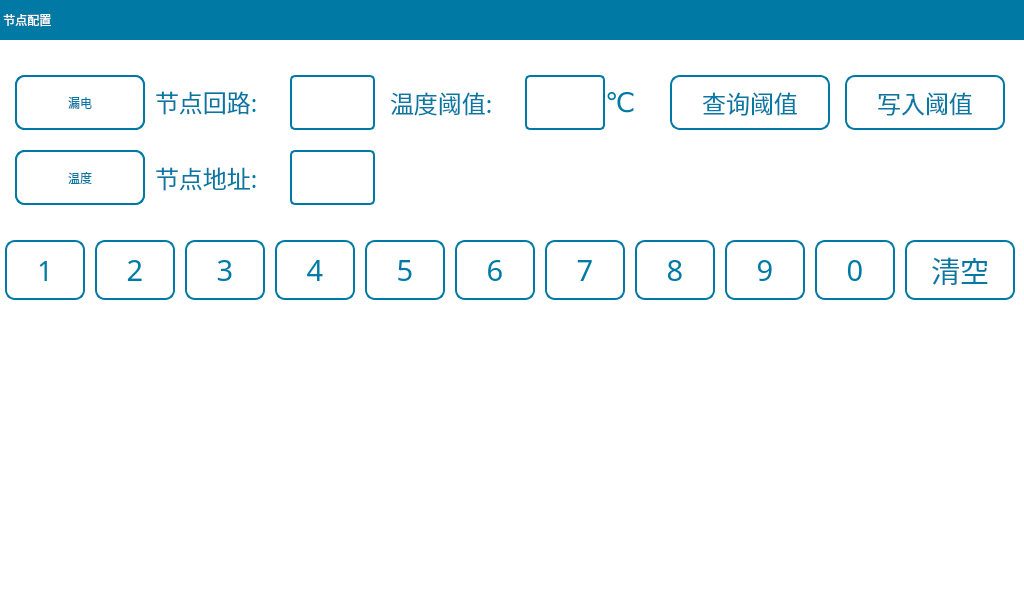
<?xml version="1.0" encoding="UTF-8"?>
<ui version="4.0">
 <class>ConfNode</class>
 <widget class="QWidget" name="ConfNode">
  <property name="geometry">
   <rect>
    <x>0</x>
    <y>0</y>
    <width>1024</width>
    <height>600</height>
   </rect>
  </property>
  <property name="focusPolicy">
   <enum>Qt::NoFocus</enum>
  </property>
  <property name="windowTitle">
   <string>Form</string>
  </property>
  <property name="styleSheet">
   <string notr="true">QWidget#ConfNode{
background-color: rgb(255, 255, 255);
}
QToolButton{
font: 18pt &quot;文泉驿等宽微米黑&quot;;
color:rgb(0, 122, 165);
border:2px solid rgb(0, 122, 165);
border-radius:10px;
background-color: rgb(255, 255, 255);
}
QToolButton:disabled{
font: 20pt &quot;文泉驿等宽微米黑&quot;;
color: rgb(180, 180, 180);
border-color: rgb(180, 180, 180);
}
QLabel{
font: 18pt &quot;文泉驿等宽微米黑&quot;;
color:rgb(0, 122, 165);
}
QLineEdit{
font: 20pt &quot;文泉驿等宽微米黑&quot;;
color:rgb(15, 41, 68);
border-radius:5px;
border:2px solid rgb(0, 122, 165);
background-color: rgb(255, 255, 255);
}
QRadioButton{
font: 18pt &quot;文泉驿等宽微米黑&quot;;
color:rgb(0, 122, 165);
background-color: rgb(255, 255, 255);
}
QRadioButton::indicator{
width:25px;
height:25px;
margin-left:0px;
}
QRadioButton::indicator::unchecked {
image: url(:/Image/disenable.png);
}
QRadioButton::indicator::checked {
image: url(:/Image/enable.png);
}
QGroupBox{
font: 20pt &quot;文泉驿等宽微米黑&quot;;
color: rgb(0, 122, 165);
border:2px solid rgb(0, 122, 165);
border-radius:8px;
margin-top:22px;
}
QGroupBox:title{
subcontrol-origin: margin;
left: 5px;
}</string>
  </property>
  <widget class="QLabel" name="lbCanID">
   <property name="geometry">
    <rect>
     <x>155</x>
     <y>150</y>
     <width>130</width>
     <height>55</height>
    </rect>
   </property>
   <property name="font">
    <font>
     <family>文泉驿等宽微米黑</family>
     <pointsize>18</pointsize>
     <weight>50</weight>
     <italic>false</italic>
     <bold>false</bold>
    </font>
   </property>
   <property name="text">
    <string>节点地址:</string>
   </property>
  </widget>
  <widget class="QLabel" name="label_19">
   <property name="geometry">
    <rect>
     <x>0</x>
     <y>0</y>
     <width>1024</width>
     <height>40</height>
    </rect>
   </property>
   <property name="styleSheet">
    <string notr="true">font: 20pt &quot;文泉驿等宽微米黑&quot;;
color: rgb(255, 255, 255);
background-color: rgb(0, 122, 165);</string>
   </property>
   <property name="text">
    <string> 节点配置</string>
   </property>
  </widget>
  <widget class="QLabel" name="lbLoop">
   <property name="geometry">
    <rect>
     <x>155</x>
     <y>75</y>
     <width>130</width>
     <height>55</height>
    </rect>
   </property>
   <property name="font">
    <font>
     <family>文泉驿等宽微米黑</family>
     <pointsize>18</pointsize>
     <weight>50</weight>
     <italic>false</italic>
     <bold>false</bold>
    </font>
   </property>
   <property name="focusPolicy">
    <enum>Qt::StrongFocus</enum>
   </property>
   <property name="text">
    <string>节点回路:</string>
   </property>
  </widget>
  <widget class="QToolButton" name="tBtnLeak">
   <property name="geometry">
    <rect>
     <x>15</x>
     <y>75</y>
     <width>130</width>
     <height>55</height>
    </rect>
   </property>
   <property name="focusPolicy">
    <enum>Qt::NoFocus</enum>
   </property>
   <property name="text">
    <string>漏电</string>
   </property>
   <property name="iconSize">
    <size>
     <width>20</width>
     <height>20</height>
    </size>
   </property>
   <property name="checked">
    <bool>false</bool>
   </property>
  </widget>
  <widget class="QToolButton" name="tBtnTemp">
   <property name="geometry">
    <rect>
     <x>15</x>
     <y>150</y>
     <width>130</width>
     <height>55</height>
    </rect>
   </property>
   <property name="focusPolicy">
    <enum>Qt::NoFocus</enum>
   </property>
   <property name="text">
    <string>温度</string>
   </property>
   <property name="iconSize">
    <size>
     <width>20</width>
     <height>20</height>
    </size>
   </property>
   <property name="checked">
    <bool>false</bool>
   </property>
  </widget>
  <widget class="QToolButton" name="tBtnRatio">
   <property name="enabled">
    <bool>true</bool>
   </property>
   <property name="geometry">
    <rect>
     <x>15</x>
     <y>75</y>
     <width>130</width>
     <height>55</height>
    </rect>
   </property>
   <property name="focusPolicy">
    <enum>Qt::NoFocus</enum>
   </property>
   <property name="text">
    <string>变比</string>
   </property>
   <property name="iconSize">
    <size>
     <width>20</width>
     <height>20</height>
    </size>
   </property>
   <property name="checked">
    <bool>false</bool>
   </property>
  </widget>
  <widget class="QToolButton" name="tBtnVol">
   <property name="enabled">
    <bool>true</bool>
   </property>
   <property name="geometry">
    <rect>
     <x>15</x>
     <y>150</y>
     <width>130</width>
     <height>55</height>
    </rect>
   </property>
   <property name="focusPolicy">
    <enum>Qt::NoFocus</enum>
   </property>
   <property name="text">
    <string>校准</string>
   </property>
   <property name="iconSize">
    <size>
     <width>20</width>
     <height>20</height>
    </size>
   </property>
   <property name="checked">
    <bool>false</bool>
   </property>
  </widget>
  <widget class="QStackedWidget" name="stackedWidget">
   <property name="geometry">
    <rect>
     <x>385</x>
     <y>50</y>
     <width>631</width>
     <height>170</height>
    </rect>
   </property>
   <property name="styleSheet">
    <string notr="true">background-color: rgb(255, 255, 255);</string>
   </property>
   <property name="currentIndex">
    <number>1</number>
   </property>
   <widget class="QWidget" name="pageLeak">
    <widget class="QToolButton" name="tBtnSendBase">
     <property name="geometry">
      <rect>
       <x>460</x>
       <y>100</y>
       <width>160</width>
       <height>55</height>
      </rect>
     </property>
     <property name="font">
      <font>
       <family>文泉驿等宽微米黑</family>
       <pointsize>18</pointsize>
       <weight>50</weight>
       <italic>false</italic>
       <bold>false</bold>
      </font>
     </property>
     <property name="focusPolicy">
      <enum>Qt::NoFocus</enum>
     </property>
     <property name="text">
      <string>写入固有</string>
     </property>
    </widget>
    <widget class="QLineEdit" name="lineEditSetLeak">
     <property name="geometry">
      <rect>
       <x>135</x>
       <y>25</y>
       <width>95</width>
       <height>55</height>
      </rect>
     </property>
     <property name="font">
      <font>
       <family>文泉驿等宽微米黑</family>
       <pointsize>20</pointsize>
       <weight>50</weight>
       <italic>false</italic>
       <bold>false</bold>
      </font>
     </property>
     <property name="focusPolicy">
      <enum>Qt::ClickFocus</enum>
     </property>
     <property name="contextMenuPolicy">
      <enum>Qt::NoContextMenu</enum>
     </property>
     <property name="text">
      <string/>
     </property>
     <property name="maxLength">
      <number>4</number>
     </property>
     <property name="alignment">
      <set>Qt::AlignRight|Qt::AlignTrailing|Qt::AlignVCenter</set>
     </property>
    </widget>
    <widget class="QToolButton" name="tBtnRecvLeak">
     <property name="geometry">
      <rect>
       <x>285</x>
       <y>25</y>
       <width>160</width>
       <height>55</height>
      </rect>
     </property>
     <property name="font">
      <font>
       <family>文泉驿等宽微米黑</family>
       <pointsize>18</pointsize>
       <weight>50</weight>
       <italic>false</italic>
       <bold>false</bold>
      </font>
     </property>
     <property name="focusPolicy">
      <enum>Qt::NoFocus</enum>
     </property>
     <property name="text">
      <string>查询阈值</string>
     </property>
    </widget>
    <widget class="QToolButton" name="tBtnSendLeak">
     <property name="geometry">
      <rect>
       <x>460</x>
       <y>25</y>
       <width>160</width>
       <height>55</height>
      </rect>
     </property>
     <property name="font">
      <font>
       <family>文泉驿等宽微米黑</family>
       <pointsize>18</pointsize>
       <weight>50</weight>
       <italic>false</italic>
       <bold>false</bold>
      </font>
     </property>
     <property name="focusPolicy">
      <enum>Qt::NoFocus</enum>
     </property>
     <property name="text">
      <string>写入阈值</string>
     </property>
    </widget>
    <widget class="QLabel" name="lbSetLeak">
     <property name="geometry">
      <rect>
       <x>-5</x>
       <y>25</y>
       <width>130</width>
       <height>55</height>
      </rect>
     </property>
     <property name="font">
      <font>
       <family>文泉驿等宽微米黑</family>
       <pointsize>18</pointsize>
       <weight>50</weight>
       <italic>false</italic>
       <bold>false</bold>
      </font>
     </property>
     <property name="text">
      <string>漏电阈值:</string>
     </property>
     <property name="alignment">
      <set>Qt::AlignCenter</set>
     </property>
    </widget>
    <widget class="QToolButton" name="tBtnRecvBase">
     <property name="geometry">
      <rect>
       <x>285</x>
       <y>100</y>
       <width>160</width>
       <height>55</height>
      </rect>
     </property>
     <property name="font">
      <font>
       <family>文泉驿等宽微米黑</family>
       <pointsize>18</pointsize>
       <weight>50</weight>
       <italic>false</italic>
       <bold>false</bold>
      </font>
     </property>
     <property name="focusPolicy">
      <enum>Qt::NoFocus</enum>
     </property>
     <property name="text">
      <string>查询固有</string>
     </property>
    </widget>
    <widget class="QLineEdit" name="lineEditSetBase">
     <property name="geometry">
      <rect>
       <x>135</x>
       <y>100</y>
       <width>95</width>
       <height>55</height>
      </rect>
     </property>
     <property name="font">
      <font>
       <family>文泉驿等宽微米黑</family>
       <pointsize>20</pointsize>
       <weight>50</weight>
       <italic>false</italic>
       <bold>false</bold>
      </font>
     </property>
     <property name="focusPolicy">
      <enum>Qt::ClickFocus</enum>
     </property>
     <property name="contextMenuPolicy">
      <enum>Qt::NoContextMenu</enum>
     </property>
     <property name="text">
      <string/>
     </property>
     <property name="maxLength">
      <number>4</number>
     </property>
     <property name="alignment">
      <set>Qt::AlignRight|Qt::AlignTrailing|Qt::AlignVCenter</set>
     </property>
    </widget>
    <widget class="QLabel" name="lbSetBase">
     <property name="geometry">
      <rect>
       <x>-5</x>
       <y>100</y>
       <width>130</width>
       <height>55</height>
      </rect>
     </property>
     <property name="font">
      <font>
       <family>文泉驿等宽微米黑</family>
       <pointsize>18</pointsize>
       <weight>50</weight>
       <italic>false</italic>
       <bold>false</bold>
      </font>
     </property>
     <property name="text">
      <string>漏电固有:</string>
     </property>
     <property name="alignment">
      <set>Qt::AlignCenter</set>
     </property>
    </widget>
    <widget class="QLabel" name="lbUnitBase">
     <property name="geometry">
      <rect>
       <x>230</x>
       <y>100</y>
       <width>50</width>
       <height>55</height>
      </rect>
     </property>
     <property name="font">
      <font>
       <family>文泉驿微米黑</family>
       <pointsize>18</pointsize>
       <weight>50</weight>
       <italic>false</italic>
       <bold>false</bold>
      </font>
     </property>
     <property name="styleSheet">
      <string notr="true">font: 18pt &quot;文泉驿微米黑&quot;;</string>
     </property>
     <property name="text">
      <string>mA</string>
     </property>
    </widget>
    <widget class="QLabel" name="lbUnitLeak">
     <property name="geometry">
      <rect>
       <x>230</x>
       <y>25</y>
       <width>50</width>
       <height>55</height>
      </rect>
     </property>
     <property name="font">
      <font>
       <family>文泉驿微米黑</family>
       <pointsize>18</pointsize>
       <weight>50</weight>
       <italic>false</italic>
       <bold>false</bold>
      </font>
     </property>
     <property name="styleSheet">
      <string notr="true">font: 18pt &quot;文泉驿微米黑&quot;;</string>
     </property>
     <property name="text">
      <string>mA</string>
     </property>
    </widget>
   </widget>
   <widget class="QWidget" name="pageTemp">
    <widget class="QToolButton" name="tBtnRecvTemp">
     <property name="geometry">
      <rect>
       <x>285</x>
       <y>25</y>
       <width>160</width>
       <height>55</height>
      </rect>
     </property>
     <property name="font">
      <font>
       <family>文泉驿等宽微米黑</family>
       <pointsize>18</pointsize>
       <weight>50</weight>
       <italic>false</italic>
       <bold>false</bold>
      </font>
     </property>
     <property name="focusPolicy">
      <enum>Qt::NoFocus</enum>
     </property>
     <property name="text">
      <string>查询阈值</string>
     </property>
    </widget>
    <widget class="QToolButton" name="tBtnSendTemp">
     <property name="geometry">
      <rect>
       <x>460</x>
       <y>25</y>
       <width>160</width>
       <height>55</height>
      </rect>
     </property>
     <property name="font">
      <font>
       <family>文泉驿等宽微米黑</family>
       <pointsize>18</pointsize>
       <weight>50</weight>
       <italic>false</italic>
       <bold>false</bold>
      </font>
     </property>
     <property name="focusPolicy">
      <enum>Qt::NoFocus</enum>
     </property>
     <property name="text">
      <string>写入阈值</string>
     </property>
    </widget>
    <widget class="QLineEdit" name="lineEditSetTemp">
     <property name="geometry">
      <rect>
       <x>140</x>
       <y>25</y>
       <width>80</width>
       <height>55</height>
      </rect>
     </property>
     <property name="font">
      <font>
       <family>文泉驿等宽微米黑</family>
       <pointsize>20</pointsize>
       <weight>50</weight>
       <italic>false</italic>
       <bold>false</bold>
      </font>
     </property>
     <property name="focusPolicy">
      <enum>Qt::ClickFocus</enum>
     </property>
     <property name="contextMenuPolicy">
      <enum>Qt::NoContextMenu</enum>
     </property>
     <property name="text">
      <string/>
     </property>
     <property name="maxLength">
      <number>3</number>
     </property>
     <property name="alignment">
      <set>Qt::AlignRight|Qt::AlignTrailing|Qt::AlignVCenter</set>
     </property>
    </widget>
    <widget class="QLabel" name="lbUnitTemp">
     <property name="geometry">
      <rect>
       <x>220</x>
       <y>25</y>
       <width>50</width>
       <height>55</height>
      </rect>
     </property>
     <property name="font">
      <font>
       <family>DejaVu Sans</family>
       <pointsize>20</pointsize>
       <weight>50</weight>
       <italic>false</italic>
       <bold>false</bold>
      </font>
     </property>
     <property name="styleSheet">
      <string notr="true">font: 20pt &quot;DejaVu Sans&quot;;</string>
     </property>
     <property name="text">
      <string>℃</string>
     </property>
    </widget>
    <widget class="QLabel" name="lbSetTemp">
     <property name="geometry">
      <rect>
       <x>5</x>
       <y>25</y>
       <width>130</width>
       <height>55</height>
      </rect>
     </property>
     <property name="font">
      <font>
       <family>文泉驿等宽微米黑</family>
       <pointsize>18</pointsize>
       <weight>50</weight>
       <italic>false</italic>
       <bold>false</bold>
      </font>
     </property>
     <property name="text">
      <string>温度阈值:</string>
     </property>
    </widget>
   </widget>
   <widget class="QWidget" name="pageRatio">
    <widget class="QLineEdit" name="lineEditSetRatio">
     <property name="geometry">
      <rect>
       <x>140</x>
       <y>25</y>
       <width>80</width>
       <height>55</height>
      </rect>
     </property>
     <property name="font">
      <font>
       <family>文泉驿等宽微米黑</family>
       <pointsize>20</pointsize>
       <weight>50</weight>
       <italic>false</italic>
       <bold>false</bold>
      </font>
     </property>
     <property name="focusPolicy">
      <enum>Qt::ClickFocus</enum>
     </property>
     <property name="contextMenuPolicy">
      <enum>Qt::NoContextMenu</enum>
     </property>
     <property name="text">
      <string/>
     </property>
     <property name="maxLength">
      <number>4</number>
     </property>
     <property name="alignment">
      <set>Qt::AlignRight|Qt::AlignTrailing|Qt::AlignVCenter</set>
     </property>
    </widget>
    <widget class="QToolButton" name="tBtnSendRatio">
     <property name="geometry">
      <rect>
       <x>445</x>
       <y>25</y>
       <width>160</width>
       <height>55</height>
      </rect>
     </property>
     <property name="font">
      <font>
       <family>文泉驿等宽微米黑</family>
       <pointsize>18</pointsize>
       <weight>50</weight>
       <italic>false</italic>
       <bold>false</bold>
      </font>
     </property>
     <property name="focusPolicy">
      <enum>Qt::NoFocus</enum>
     </property>
     <property name="text">
      <string>写入变比</string>
     </property>
    </widget>
    <widget class="QToolButton" name="tBtnRecvRatio">
     <property name="geometry">
      <rect>
       <x>270</x>
       <y>25</y>
       <width>160</width>
       <height>55</height>
      </rect>
     </property>
     <property name="font">
      <font>
       <family>文泉驿等宽微米黑</family>
       <pointsize>18</pointsize>
       <weight>50</weight>
       <italic>false</italic>
       <bold>false</bold>
      </font>
     </property>
     <property name="focusPolicy">
      <enum>Qt::NoFocus</enum>
     </property>
     <property name="text">
      <string>查询变比</string>
     </property>
    </widget>
    <widget class="QLabel" name="lbUnitRatio">
     <property name="geometry">
      <rect>
       <x>220</x>
       <y>25</y>
       <width>50</width>
       <height>55</height>
      </rect>
     </property>
     <property name="font">
      <font>
       <family>DejaVu Sans</family>
       <pointsize>18</pointsize>
       <weight>50</weight>
       <italic>false</italic>
       <bold>false</bold>
      </font>
     </property>
     <property name="styleSheet">
      <string notr="true">font: 18pt &quot;DejaVu Sans&quot;;</string>
     </property>
     <property name="text">
      <string>倍</string>
     </property>
    </widget>
    <widget class="QLabel" name="lbSetRatio">
     <property name="geometry">
      <rect>
       <x>5</x>
       <y>25</y>
       <width>130</width>
       <height>55</height>
      </rect>
     </property>
     <property name="font">
      <font>
       <family>文泉驿等宽微米黑</family>
       <pointsize>18</pointsize>
       <weight>50</weight>
       <italic>false</italic>
       <bold>false</bold>
      </font>
     </property>
     <property name="text">
      <string>电流变比:</string>
     </property>
    </widget>
   </widget>
   <widget class="QWidget" name="pageVol">
    <widget class="QToolButton" name="tBtnCalibr">
     <property name="geometry">
      <rect>
       <x>10</x>
       <y>25</y>
       <width>120</width>
       <height>130</height>
      </rect>
     </property>
     <property name="font">
      <font>
       <family>文泉驿等宽微米黑</family>
       <pointsize>18</pointsize>
       <weight>50</weight>
       <italic>false</italic>
       <bold>false</bold>
      </font>
     </property>
     <property name="focusPolicy">
      <enum>Qt::NoFocus</enum>
     </property>
     <property name="text">
      <string>基值
校准</string>
     </property>
    </widget>
   </widget>
  </widget>
  <widget class="QLineEdit" name="lineEditLoop">
   <property name="geometry">
    <rect>
     <x>290</x>
     <y>75</y>
     <width>85</width>
     <height>55</height>
    </rect>
   </property>
   <property name="font">
    <font>
     <family>文泉驿等宽微米黑</family>
     <pointsize>20</pointsize>
     <weight>50</weight>
     <italic>false</italic>
     <bold>false</bold>
    </font>
   </property>
   <property name="focusPolicy">
    <enum>Qt::ClickFocus</enum>
   </property>
   <property name="contextMenuPolicy">
    <enum>Qt::NoContextMenu</enum>
   </property>
   <property name="text">
    <string/>
   </property>
   <property name="maxLength">
    <number>2</number>
   </property>
   <property name="alignment">
    <set>Qt::AlignRight|Qt::AlignTrailing|Qt::AlignVCenter</set>
   </property>
  </widget>
  <widget class="QLineEdit" name="lineEditCanId">
   <property name="geometry">
    <rect>
     <x>290</x>
     <y>150</y>
     <width>85</width>
     <height>55</height>
    </rect>
   </property>
   <property name="font">
    <font>
     <family>文泉驿等宽微米黑</family>
     <pointsize>20</pointsize>
     <weight>50</weight>
     <italic>false</italic>
     <bold>false</bold>
    </font>
   </property>
   <property name="focusPolicy">
    <enum>Qt::ClickFocus</enum>
   </property>
   <property name="contextMenuPolicy">
    <enum>Qt::NoContextMenu</enum>
   </property>
   <property name="text">
    <string/>
   </property>
   <property name="maxLength">
    <number>3</number>
   </property>
   <property name="alignment">
    <set>Qt::AlignRight|Qt::AlignTrailing|Qt::AlignVCenter</set>
   </property>
  </widget>
  <widget class="QTabWidget" name="tabWidget">
   <property name="geometry">
    <rect>
     <x>100</x>
     <y>750</y>
     <width>681</width>
     <height>241</height>
    </rect>
   </property>
   <property name="currentIndex">
    <number>3</number>
   </property>
   <widget class="QWidget" name="tab">
    <attribute name="title">
     <string>漏电</string>
    </attribute>
   </widget>
   <widget class="QWidget" name="tab_2">
    <attribute name="title">
     <string>温度</string>
    </attribute>
   </widget>
   <widget class="QWidget" name="tab_3">
    <attribute name="title">
     <string>变比</string>
    </attribute>
   </widget>
   <widget class="QWidget" name="tab_4">
    <attribute name="title">
     <string>电压校准</string>
    </attribute>
   </widget>
  </widget>
  <widget class="QWidget" name="widget" native="true">
   <property name="geometry">
    <rect>
     <x>0</x>
     <y>225</y>
     <width>1024</width>
     <height>90</height>
    </rect>
   </property>
   <property name="styleSheet">
    <string notr="true">QToolButton{
font: 22pt &quot;文泉驿等宽微米黑&quot;;
color:rgb(0, 122, 165);
border:2px solid rgb(0, 122, 165);
border-radius:10px;
background-color: rgb(255, 255, 255);
}</string>
   </property>
   <widget class="QToolButton" name="tBtn_8">
    <property name="geometry">
     <rect>
      <x>635</x>
      <y>15</y>
      <width>80</width>
      <height>60</height>
     </rect>
    </property>
    <property name="sizePolicy">
     <sizepolicy hsizetype="Fixed" vsizetype="Fixed">
      <horstretch>0</horstretch>
      <verstretch>0</verstretch>
     </sizepolicy>
    </property>
    <property name="font">
     <font>
      <family>文泉驿等宽微米黑</family>
      <pointsize>22</pointsize>
      <weight>50</weight>
      <italic>false</italic>
      <bold>false</bold>
     </font>
    </property>
    <property name="focusPolicy">
     <enum>Qt::NoFocus</enum>
    </property>
    <property name="text">
     <string>8</string>
    </property>
    <property name="autoRepeat">
     <bool>true</bool>
    </property>
   </widget>
   <widget class="QToolButton" name="tBtn_del">
    <property name="geometry">
     <rect>
      <x>905</x>
      <y>15</y>
      <width>110</width>
      <height>60</height>
     </rect>
    </property>
    <property name="sizePolicy">
     <sizepolicy hsizetype="Fixed" vsizetype="Fixed">
      <horstretch>0</horstretch>
      <verstretch>0</verstretch>
     </sizepolicy>
    </property>
    <property name="minimumSize">
     <size>
      <width>0</width>
      <height>0</height>
     </size>
    </property>
    <property name="font">
     <font>
      <family>文泉驿等宽微米黑</family>
      <pointsize>22</pointsize>
      <weight>50</weight>
      <italic>false</italic>
      <bold>false</bold>
     </font>
    </property>
    <property name="focusPolicy">
     <enum>Qt::NoFocus</enum>
    </property>
    <property name="text">
     <string>清空</string>
    </property>
    <property name="autoRepeat">
     <bool>true</bool>
    </property>
   </widget>
   <widget class="QToolButton" name="tBtn_0">
    <property name="geometry">
     <rect>
      <x>815</x>
      <y>15</y>
      <width>80</width>
      <height>60</height>
     </rect>
    </property>
    <property name="sizePolicy">
     <sizepolicy hsizetype="Fixed" vsizetype="Fixed">
      <horstretch>0</horstretch>
      <verstretch>0</verstretch>
     </sizepolicy>
    </property>
    <property name="font">
     <font>
      <family>文泉驿等宽微米黑</family>
      <pointsize>22</pointsize>
      <weight>50</weight>
      <italic>false</italic>
      <bold>false</bold>
     </font>
    </property>
    <property name="focusPolicy">
     <enum>Qt::NoFocus</enum>
    </property>
    <property name="text">
     <string>0</string>
    </property>
    <property name="autoRepeat">
     <bool>true</bool>
    </property>
   </widget>
   <widget class="QToolButton" name="tBtn_7">
    <property name="geometry">
     <rect>
      <x>545</x>
      <y>15</y>
      <width>80</width>
      <height>60</height>
     </rect>
    </property>
    <property name="sizePolicy">
     <sizepolicy hsizetype="Fixed" vsizetype="Fixed">
      <horstretch>0</horstretch>
      <verstretch>0</verstretch>
     </sizepolicy>
    </property>
    <property name="font">
     <font>
      <family>文泉驿等宽微米黑</family>
      <pointsize>22</pointsize>
      <weight>50</weight>
      <italic>false</italic>
      <bold>false</bold>
     </font>
    </property>
    <property name="focusPolicy">
     <enum>Qt::NoFocus</enum>
    </property>
    <property name="text">
     <string>7</string>
    </property>
    <property name="autoRepeat">
     <bool>true</bool>
    </property>
   </widget>
   <widget class="QToolButton" name="tBtn_5">
    <property name="geometry">
     <rect>
      <x>365</x>
      <y>15</y>
      <width>80</width>
      <height>60</height>
     </rect>
    </property>
    <property name="sizePolicy">
     <sizepolicy hsizetype="Fixed" vsizetype="Fixed">
      <horstretch>0</horstretch>
      <verstretch>0</verstretch>
     </sizepolicy>
    </property>
    <property name="font">
     <font>
      <family>文泉驿等宽微米黑</family>
      <pointsize>22</pointsize>
      <weight>50</weight>
      <italic>false</italic>
      <bold>false</bold>
     </font>
    </property>
    <property name="focusPolicy">
     <enum>Qt::NoFocus</enum>
    </property>
    <property name="text">
     <string>5</string>
    </property>
    <property name="autoRepeat">
     <bool>true</bool>
    </property>
   </widget>
   <widget class="QToolButton" name="tBtn_4">
    <property name="geometry">
     <rect>
      <x>275</x>
      <y>15</y>
      <width>80</width>
      <height>60</height>
     </rect>
    </property>
    <property name="sizePolicy">
     <sizepolicy hsizetype="Fixed" vsizetype="Fixed">
      <horstretch>0</horstretch>
      <verstretch>0</verstretch>
     </sizepolicy>
    </property>
    <property name="font">
     <font>
      <family>文泉驿等宽微米黑</family>
      <pointsize>22</pointsize>
      <weight>50</weight>
      <italic>false</italic>
      <bold>false</bold>
     </font>
    </property>
    <property name="focusPolicy">
     <enum>Qt::NoFocus</enum>
    </property>
    <property name="text">
     <string>4</string>
    </property>
    <property name="autoRepeat">
     <bool>true</bool>
    </property>
   </widget>
   <widget class="QToolButton" name="tBtn_9">
    <property name="geometry">
     <rect>
      <x>725</x>
      <y>15</y>
      <width>80</width>
      <height>60</height>
     </rect>
    </property>
    <property name="sizePolicy">
     <sizepolicy hsizetype="Fixed" vsizetype="Fixed">
      <horstretch>0</horstretch>
      <verstretch>0</verstretch>
     </sizepolicy>
    </property>
    <property name="font">
     <font>
      <family>文泉驿等宽微米黑</family>
      <pointsize>22</pointsize>
      <weight>50</weight>
      <italic>false</italic>
      <bold>false</bold>
     </font>
    </property>
    <property name="focusPolicy">
     <enum>Qt::NoFocus</enum>
    </property>
    <property name="text">
     <string>9</string>
    </property>
    <property name="autoRepeat">
     <bool>true</bool>
    </property>
   </widget>
   <widget class="QToolButton" name="tBtn_1">
    <property name="geometry">
     <rect>
      <x>5</x>
      <y>15</y>
      <width>80</width>
      <height>60</height>
     </rect>
    </property>
    <property name="sizePolicy">
     <sizepolicy hsizetype="Fixed" vsizetype="Fixed">
      <horstretch>0</horstretch>
      <verstretch>0</verstretch>
     </sizepolicy>
    </property>
    <property name="font">
     <font>
      <family>文泉驿等宽微米黑</family>
      <pointsize>20</pointsize>
      <weight>50</weight>
      <italic>false</italic>
      <bold>false</bold>
     </font>
    </property>
    <property name="focusPolicy">
     <enum>Qt::NoFocus</enum>
    </property>
    <property name="styleSheet">
     <string notr="true">QToolButton{
font: 20pt &quot;文泉驿等宽微米黑&quot;;
color: rgb(0, 122, 165);
border:2px solid rgb(0, 122, 165);
border-radius:10px;
background-color: rgb(255, 255, 255);
}</string>
    </property>
    <property name="text">
     <string>1</string>
    </property>
    <property name="autoRepeat">
     <bool>true</bool>
    </property>
   </widget>
   <widget class="QToolButton" name="tBtn_6">
    <property name="geometry">
     <rect>
      <x>455</x>
      <y>15</y>
      <width>80</width>
      <height>60</height>
     </rect>
    </property>
    <property name="sizePolicy">
     <sizepolicy hsizetype="Fixed" vsizetype="Fixed">
      <horstretch>0</horstretch>
      <verstretch>0</verstretch>
     </sizepolicy>
    </property>
    <property name="font">
     <font>
      <family>文泉驿等宽微米黑</family>
      <pointsize>22</pointsize>
      <weight>50</weight>
      <italic>false</italic>
      <bold>false</bold>
     </font>
    </property>
    <property name="focusPolicy">
     <enum>Qt::NoFocus</enum>
    </property>
    <property name="text">
     <string>6</string>
    </property>
    <property name="autoRepeat">
     <bool>true</bool>
    </property>
   </widget>
   <widget class="QToolButton" name="tBtn_2">
    <property name="geometry">
     <rect>
      <x>95</x>
      <y>15</y>
      <width>80</width>
      <height>60</height>
     </rect>
    </property>
    <property name="sizePolicy">
     <sizepolicy hsizetype="Fixed" vsizetype="Fixed">
      <horstretch>0</horstretch>
      <verstretch>0</verstretch>
     </sizepolicy>
    </property>
    <property name="font">
     <font>
      <family>文泉驿等宽微米黑</family>
      <pointsize>22</pointsize>
      <weight>50</weight>
      <italic>false</italic>
      <bold>false</bold>
     </font>
    </property>
    <property name="focusPolicy">
     <enum>Qt::NoFocus</enum>
    </property>
    <property name="text">
     <string>2</string>
    </property>
    <property name="autoRepeat">
     <bool>true</bool>
    </property>
   </widget>
   <widget class="QToolButton" name="tBtn_3">
    <property name="geometry">
     <rect>
      <x>185</x>
      <y>15</y>
      <width>80</width>
      <height>60</height>
     </rect>
    </property>
    <property name="sizePolicy">
     <sizepolicy hsizetype="Fixed" vsizetype="Fixed">
      <horstretch>0</horstretch>
      <verstretch>0</verstretch>
     </sizepolicy>
    </property>
    <property name="font">
     <font>
      <family>文泉驿等宽微米黑</family>
      <pointsize>22</pointsize>
      <weight>50</weight>
      <italic>false</italic>
      <bold>false</bold>
     </font>
    </property>
    <property name="focusPolicy">
     <enum>Qt::NoFocus</enum>
    </property>
    <property name="text">
     <string>3</string>
    </property>
    <property name="autoRepeat">
     <bool>true</bool>
    </property>
   </widget>
  </widget>
  <zorder>tBtnRatio</zorder>
  <zorder>tBtnVol</zorder>
  <zorder>tBtnLeak</zorder>
  <zorder>tBtnTemp</zorder>
  <zorder>lbCanID</zorder>
  <zorder>label_19</zorder>
  <zorder>lbLoop</zorder>
  <zorder>stackedWidget</zorder>
  <zorder>lineEditLoop</zorder>
  <zorder>lineEditCanId</zorder>
  <zorder>tabWidget</zorder>
  <zorder>widget</zorder>
 </widget>
 <resources/>
 <connections/>
</ui>
